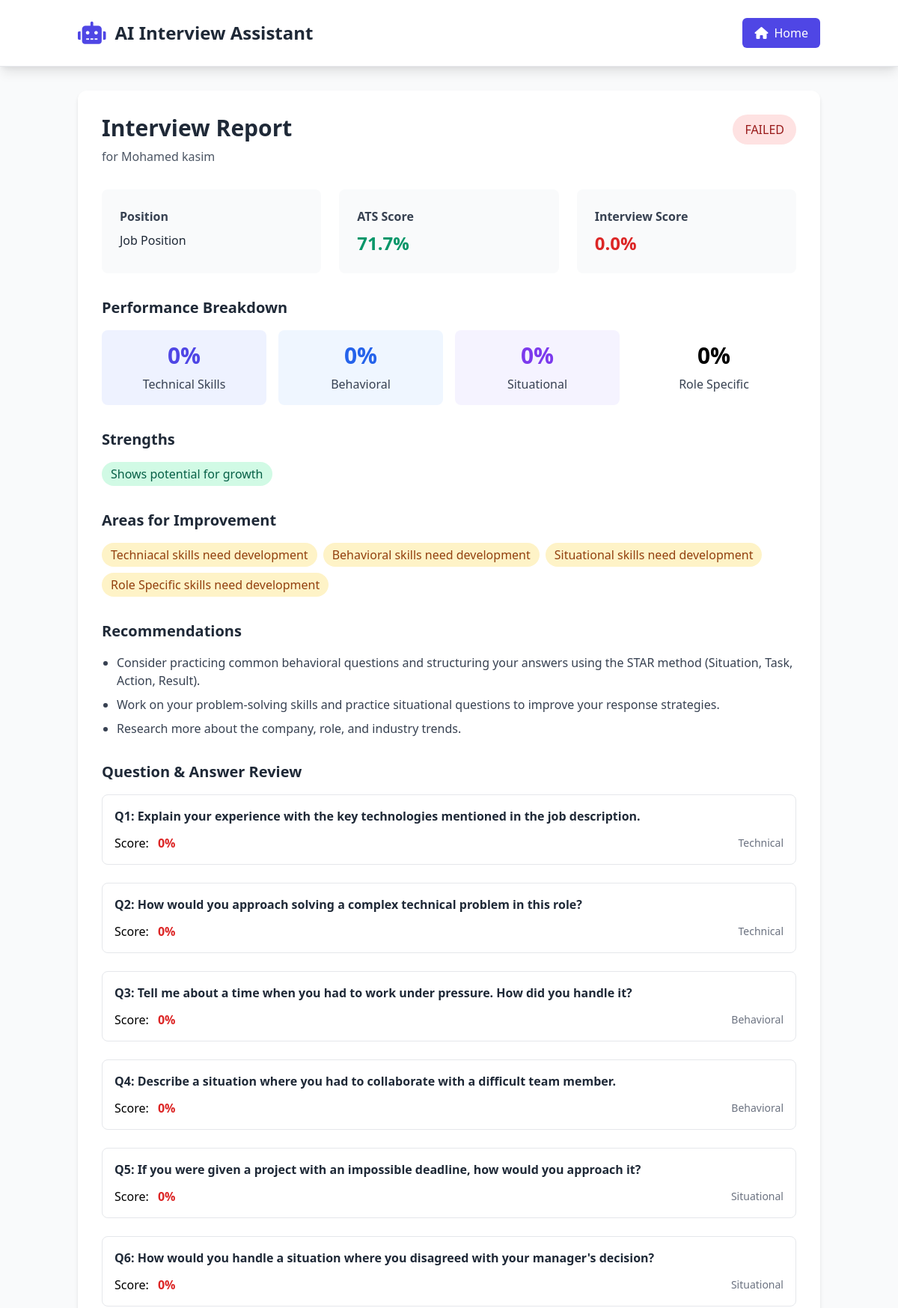
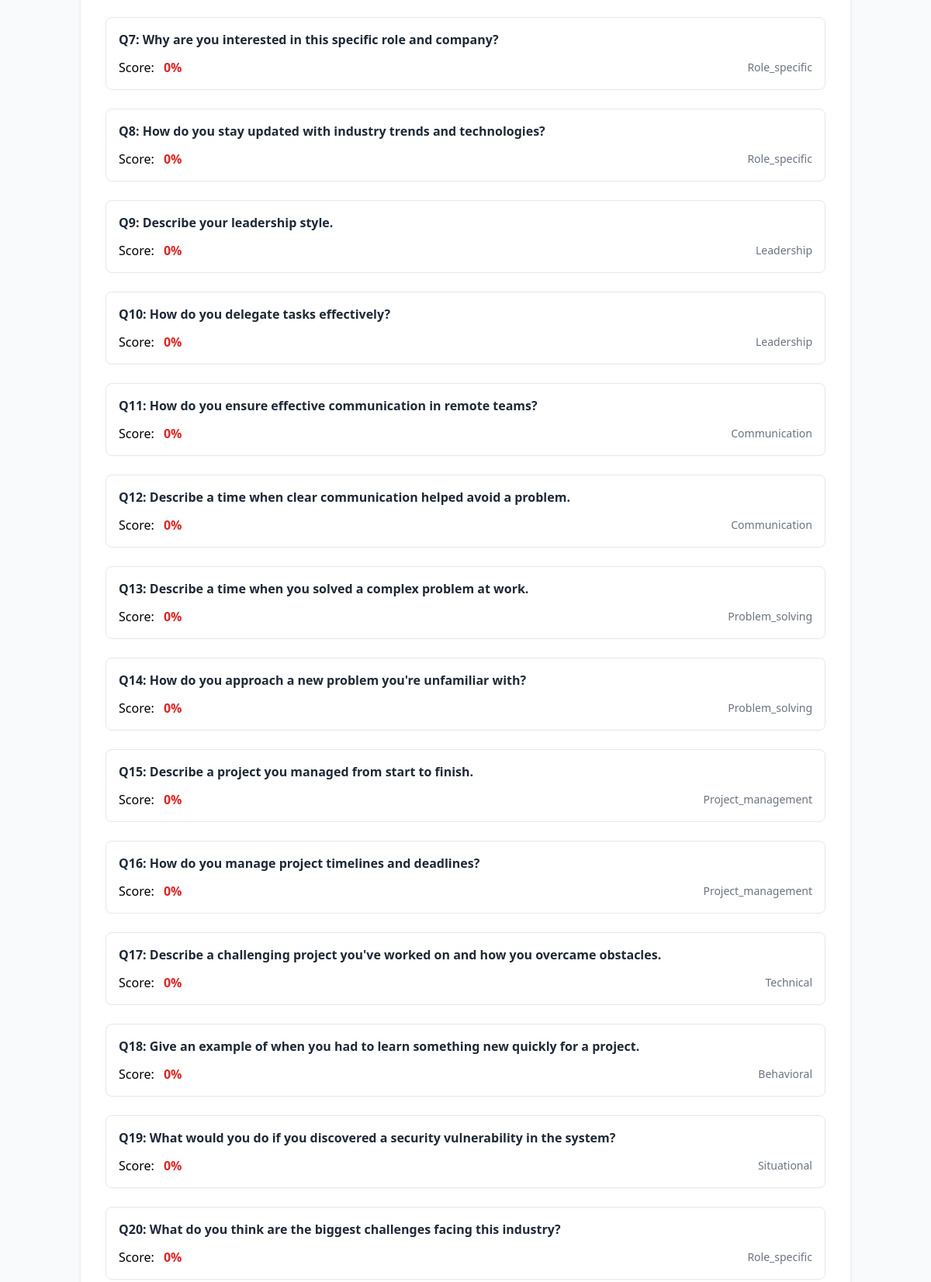
Screenshot of /view_report/6865c4b2-32e8-4696-9073-c4f84404fe14 (upper part) with the database file from the repository (2 pictures, top to bottom).
### tables this page shows
CREATE TABLE interview_sessions (
            session_id TEXT PRIMARY KEY,
            candidate_name TEXT,
            job_title TEXT,
            ats_score REAL,
            status TEXT,
            start_time Text,
            end_time Text,
            overall_score REAL,
            result TEXT                            
        );

CREATE TABLE interview_qa (
            qa_id INTEGER PRIMARY KEY,
            session_id TEXT,
            question_no INTEGER,
            question_text TEXT,       
            question_type TEXT,
            response_text TEXT,
            response_score REAL,
            evaluation_details TEXT,                     
            FOREIGN KEY (session_id) REFERENCES interview_sessions(session_id)
        );

### main.py (the view)
@app.route("/view_report/<session_id>")
def view_report(session_id):
    report = report_generator.generate_report(session_id)
    if not report:
        return "Report not found", 404
    return render_template("report.html", report=report)

### main.py (called while the page is built)
def convert_numpy_types(obj):
    if isinstance(obj, np.bool_):
        return bool(obj)
    elif isinstance(obj, (np.integer, np.intc, np.intp, np.int8,
                         np.int16, np.int32, np.int64, np.uint8,
                         np.uint16, np.uint32, np.uint64)):
        return int(obj)
    elif isinstance(obj, (np.floating, np.float16, np.float32,
                         np.float64)):
        return float(obj)
    elif isinstance(obj, np.ndarray):
        return obj.tolist()
    elif isinstance(obj, dict):
        return {key: convert_numpy_types(value) for key, value in obj.items()}
    elif isinstance(obj, list):
        return [convert_numpy_types(item) for item in obj]
    return obj

    def calculate_duration(self, start_time, end_time):
        if not start_time or not end_time:
            return "N/A"
        try:
            start = datetime.fromisoformat(start_time)
            end = datetime.fromisoformat(end_time)
            duration = end - start
            return str(duration).split('.')[0]  # Return as HH:MM:SS
        except:
            return "N/A"

    def identify_strengths(self, category_scores):
        strengths = []
        for category, score in category_scores.items():
            if score >= 75:
                strengths.append(f"Strong {category.replace('_', ' ')} skills")
        if not strengths:
            strengths.append("Shows potential for growth")
        return strengths

    def identify_improvements(self, category_scores):
        improvements = []
        for category, score in category_scores.items():
            if score < 65:
                improvements.append(f"{category.replace('_', ' ').title()} skills need development")
        return improvements

### templates/report.html (shortened to what this page needs)
{% extends "base.html" %}
{% block content %}
<div class="max-w-6xl mx-auto">
    <div class="bg-white rounded-xl shadow-md overflow-hidden p-8 mb-8">
        <div class="flex justify-between items-start mb-8">
            <div>
                <h2 class="text-3xl font-bold text-gray-800 mb-2">Interview Report</h2>
                <p class="text-gray-600">for {{ report.session_info.candidate_name }}</p>
            </div>
            <div class="bg-{% if report.results.overall_result == 'PASSED' %}green{% else %}red{% endif %}-100 text-{% if report.results.overall_result == 'PASSED' %}green{% else %}red{% endif %}-800 px-4 py-2 rounded-full font-medium">
                {{ report.results.overall_result }}
            </div>
        </div>
        <div class="grid grid-cols-1 md:grid-cols-3 gap-6 mb-8">
            <div class="bg-gray-50 p-6 rounded-lg">
                <h3 class="font-bold text-gray-700 mb-2">Position</h3>
                <p class="text-gray-800">{{ report.session_info.job_title }}</p>
            </div>
            <div class="bg-gray-50 p-6 rounded-lg">
                <h3 class="font-bold text-gray-700 mb-2">ATS Score</h3>
                <p class="text-2xl font-bold {% if report.session_info.ats_score >= 70 %}text-green-600{% else %}text-red-600{% endif %}">
                    {{ report.session_info.ats_score }}%
                </p>
            </div>
            <div class="bg-gray-50 p-6 rounded-lg">
                <h3 class="font-bold text-gray-700 mb-2">Interview Score</h3>
                <p class="text-2xl font-bold {% if report.results.overall_score >= 70 %}text-green-600{% else %}text-red-600{% endif %}">
                    {{ report.results.overall_score }}%
                </p>
            </div>
        </div>
        <div class="mb-8">
            <h3 class="text-xl font-bold text-gray-800 mb-4">Performance Breakdown</h3>
            <div class="grid grid-cols-1 md:grid-cols-4 gap-4">
                <div class="bg-indigo-50 p-4 rounded-lg text-center">
                    <div class="text-3xl font-bold text-indigo-600 mb-2">{{ report.performance_breakdown.technical_skills }}%</div>
                    <div class="text-gray-700 font-medium">Technical Skills</div>
                </div>
                <div class="bg-blue-50 p-4 rounded-lg text-center">
                    <div class="text-3xl font-bold text-blue-600 mb-2">{{ report.performance_breakdown.behavioral }}%</div>
                    <div class="text-gray-700 font-medium">Behavioral</div>
                </div>
                <div class="bg-purple-50 p-4 rounded-lg text-center">
                    <div class="text-3xl font-bold text-purple-600 mb-2">{{ report.performance_breakdown.situational }}%</div>
                    <div class="text-gray-700 font-medium">Situational</div>
                </div>
                <div class="bg-teal-50 p-4 rounded-lg text-center">
                    <div class="text-3xl font-bold text-teal-600 mb-2">{{ report.performance_breakdown.role_specific }}%</div>
                    <div class="text-gray-700 font-medium">Role Specific</div>
                </div>
            </div>
        </div>
        <div class="mb-8">
            <h3 class="text-xl font-bold text-gray-800 mb-4">Strengths</h3>
            <div class="flex flex-wrap gap-2">
                {% for strength in report.strengths %}
                <span class="bg-green-100 text-green-800 px-3 py-1 rounded-full">{{ strength }}</span>
                {% endfor %}
            </div>
        </div>
        <div class="mb-8">
            <h3 class="text-xl font-bold text-gray-800 mb-4">Areas for Improvement</h3>
            <div class="flex flex-wrap gap-2">
                {% for area in report.improvement_areas %}
                <span class="bg-yellow-100 text-yellow-800 px-3 py-1 rounded-full">{{ area }}</span>
                {% endfor %}
            </div>
        </div>
        <div class="mb-8">
            <h3 class="text-xl font-bold text-gray-800 mb-4">Recommendations</h3>
            <ul class="list-disc pl-5 space-y-2 text-gray-700">
                {% for recommendation in report.recommendations %}
                <li>{{ recommendation }}</li>
                {% endfor %}
            </ul>
        </div>
        <div class="mb-8">
            <h3 class="text-xl font-bold text-gray-800 mb-4">Question & Answer Review</h3>
            <div class="space-y-6">
                {% for qa in report.detailed_qa %}
                <div class="border border-gray-200 rounded-lg p-4">
                    <div class="font-bold text-gray-800 mb-2">Q{{ qa.question_no }}: {{ qa.question }}</div>
                    <div class="flex items-center justify-between">
                        <div>
                            <span class="font-medium">Score:</span>
                            <span class="ml-2 font-bold {% if qa.score >= 70 %}text-green-600{% elif qa.score >= 50 %}text-yellow-600{% else %}text-red-600{% endif %}">
                                {{ qa.score }}%
                            </span>
                        </div>
                        <div class="text-sm text-gray-500">{{ qa.question_type|title }}</div>
                    </div>
                </div>
                {% endfor %}
            </div>
        </div>
    </div>
</div>
{% endblock %}

### templates/base.html (shortened to what this page needs)
<!DOCTYPE html>
<html lang="en">
<head>
    <link href="https://cdn.jsdelivr.net/npm/tailwindcss@2.2.19/dist/tailwind.min.css" rel="stylesheet">
    <link rel="stylesheet" href="https://cdnjs.cloudflare.com/ajax/libs/font-awesome/6.0.0-beta3/css/all.min.css">
</head>
<body class="bg-gray-50 min-h-screen">
    <div class="min-h-screen flex flex-col">
        <header class="bg-white shadow-lg border-b border-gray-200">
            <div class="container mx-auto px-4 py-6">
                <div class="flex justify-between items-center">
                    <div class="flex items-center">
                        <i class="fas fa-robot text-3xl text-indigo-600 mr-3"></i>
                        <h1 class="text-2xl font-bold text-gray-800">AI Interview Assistant</h1>
                    </div>
                    <div class="flex items-center space-x-4">
                        <a href="{{ url_for('index') }}"
                           class="bg-indigo-600 text-white px-4 py-2 rounded-md font-medium hover:bg-indigo-700 transition">
                            <i class="fas fa-home mr-2"></i>Home
                        </a>
                    </div>
                </div>
            </div>
        </header>
        <main class="flex-grow container mx-auto px-4 py-8">
            {% block content %}{% endblock %}
        </main>
    </div>
</body>
</html>

### rows the page displays
interview_sessions: session_info.candidate_name "Mohamed kasim", session_info.job_title "Job Position", session_info.ats_score "71.7"
interview_qa: question_no "1", question "Explain your experience with the key technologies mentioned in the job description.", score "0", question_type "Technical"
interview_qa: question_no "2", question "How would you approach solving a complex technical problem in this role?", score "0", question_type "Technical"
interview_qa: question_no "3", question "Tell me about a time when you had to work under pressure. How did you handle it?", score "0", question_type "Behavioral"
interview_qa: question_no "4", question "Describe a situation where you had to collaborate with a difficult team member.", score "0", question_type "Behavioral"
interview_qa: question_no "5", question "If you were given a project with an impossible deadline, how would you approach it?", score "0", question_type "Situational"
interview_qa: question_no "6", question "How would you handle a situation where you disagreed with your manager's decision?", score "0", question_type "Situational"
interview_qa: question_no "7", question "Why are you interested in this specific role and company?", score "0", question_type "Role_specific"
interview_qa: question_no "8", question "How do you stay updated with industry trends and technologies?", score "0", question_type "Role_specific"
interview_qa: question_no "9", question "Describe your leadership style.", score "0", question_type "Leadership"
interview_qa: question_no "10", question "How do you delegate tasks effectively?", score "0", question_type "Leadership"
interview_qa: question_no "11", question "How do you ensure effective communication in remote teams?", score "0", question_type "Communication"
interview_qa: question_no "12", question "Describe a time when clear communication helped avoid a problem.", score "0", question_type "Communication"
interview_qa: question_no "13", question "Describe a time when you solved a complex problem at work.", score "0", question_type "Problem_solving"
interview_qa: question_no "14", question "How do you approach a new problem you're unfamiliar with?", score "0", question_type "Problem_solving"
interview_qa: question_no "15", question "Describe a project you managed from start to finish.", score "0", question_type "Project_management"
interview_qa: question_no "16", question "How do you manage project timelines and deadlines?", score "0", question_type "Project_management"
interview_qa: question_no "17", question "Describe a challenging project you've worked on and how you overcame obstacles.", score "0", question_type "Technical"
interview_qa: question_no "18", question "Give an example of when you had to learn something new quickly for a project.", score "0", question_type "Behavioral"
interview_qa: question_no "19", question "What would you do if you discovered a security vulnerability in the system?", score "0", question_type "Situational"
interview_qa: question_no "20", question "What do you think are the biggest challenges facing this industry?", score "0", question_type "Role_specific"

### other values shown
{{ report.results.overall_result }} "FAILED"
{{ report.results.overall_score }} "0.0"
{{ report.performance_breakdown.technical_skills }} "0"
{{ report.performance_breakdown.behavioral }} "0"
{{ report.performance_breakdown.situational }} "0"
{{ report.performance_breakdown.role_specific }} "0"
{{ strength }} "Shows potential for growth"
{{ area }} "Techniacal skills need development" "Behavioral skills need development" "Situational skills need development" "Role Specific skills need development"
{{ recommendation }} "Consider practicing common behavioral questions and structuring your answers using the STAR method (Situation, Task, Action, Result)." "Work on your problem-solving skills and practice situational questions to improve your response strategies." "Research more about the company, role, and industry trends."
